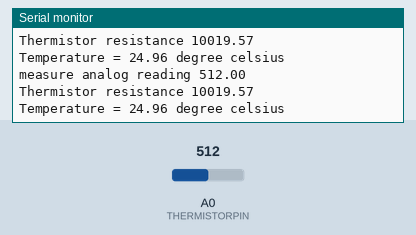
Recording of a sketch running on a simulated Arduino Uno, built with avr-gcc and run on an emulated ATmega328P. Shown: the last lines printed to the serial monitor. Inputs (shaded band) come from the test bench; at power-on: A0 (THERMISTORPIN) = 512.

Above: at 1.3 s.
1.4 s: A0 (THERMISTORPIN) set to 1023
At 1.96 s:
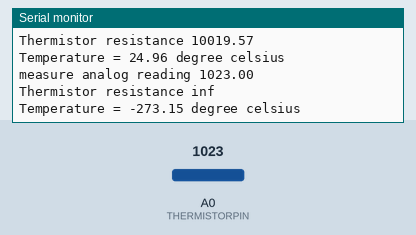
3.6 s: A0 (THERMISTORPIN) set to 900
At 4.1 s:
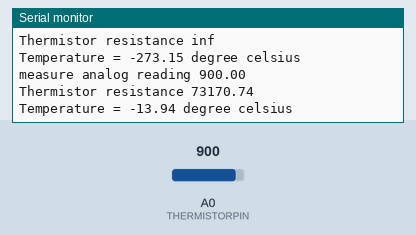
Timing chart, 0 to 6.6 s (numbered marks = the images above; inputs shaded):
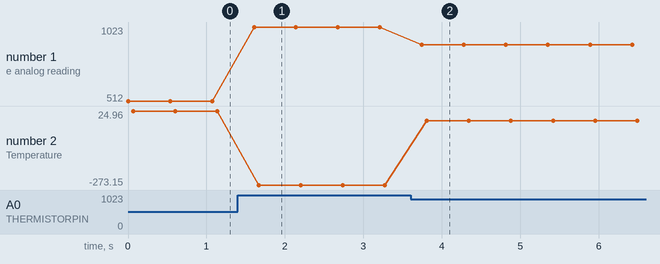

Measured:
- after the input at 1.4 s, the serial monitor: prints a new line after 0.21 s (image 1)
- after the input at 3.6 s, the serial monitor: prints a new line after 0.14 s (image 2)
- plotted number 1: 512 → 1023 after the input at 1.4 s, 1023 → 900 after the input at 3.6 s
- plotted number 2: 24.96 → -273.15 after the input at 1.4 s, -273.15 → -13.94 after the input at 3.6 s

The sketch:

temperature-nodemcu.ino
```cpp
// https://www.electronicwings.com/nodemcu/thermistor-interfacing-with-nodemcu

// which analog pin to connect
#define THERMISTORPIN A0
// resistance at 25 degrees C
#define THERMISTORNOMINAL 10000
// temp. for nominal resistance (almost always 25 C)
#define TEMPERATURENOMINAL 25
// The beta coefficient of the thermistor (usually 3000-4000)
#define BCOEFFICIENT 3950
// the value of the 'other' resistor
#define SERIESRESISTOR 10000

void setup() {
  Serial.begin(9600);  /* Define baud rate for serial communication */
}

void loop() {
  float measure;
  float temperature;

  measure =  analogRead(THERMISTORPIN);

  Serial.print("measure analog reading ");
  Serial.println(measure);

  // convert the value to resistance
  measure = 1023 / measure - 1;
  measure = SERIESRESISTOR / measure;
  Serial.print("Thermistor resistance ");
  Serial.println(measure);

  float steinhart;
  steinhart = measure / THERMISTORNOMINAL;     // (R/Ro)
  steinhart = log(steinhart);                  // ln(R/Ro)
  steinhart /= BCOEFFICIENT;                   // 1/B * ln(R/Ro)
  steinhart += 1.0 / (TEMPERATURENOMINAL + 273.15); // + (1/To)
  steinhart = 1.0 / steinhart;                 // Invert

  temperature = steinhart - 273.15;  // Temperature in degree celsius
  Serial.print("Temperature = ");
  Serial.print(temperature);
  Serial.println(" degree celsius");
  delay(500);
}
```
